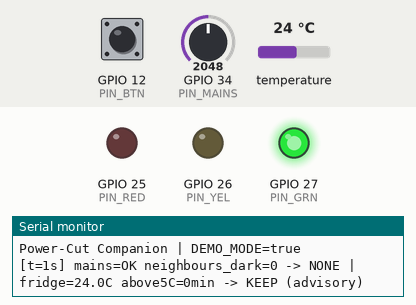
The sketch below on a simulated ESP32. Shown: output pins drawn as LEDs (lit = HIGH), the last lines printed to the serial monitor. Inputs (shaded band) come from the test bench; at power-on: GPIO 34 (PIN_MAINS) = 2048, GPIO 12 (PIN_BTN) HIGH, temperature 24 °C.

Above: at 1.2 s.
1.3 s: GPIO 34 (PIN_MAINS) set to 1037
4.5 s: GPIO 34 (PIN_MAINS) set to 966
At 6.8 s:
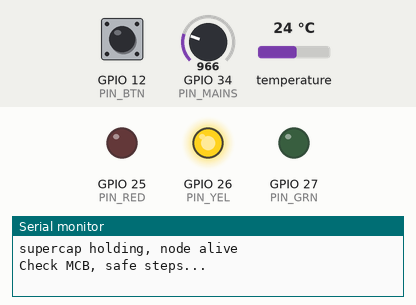
8.0 s: GPIO 12 (PIN_BTN) pulsed LOW 2 times (0.12 s each, 0.3 s apart)
At 9.4 s:
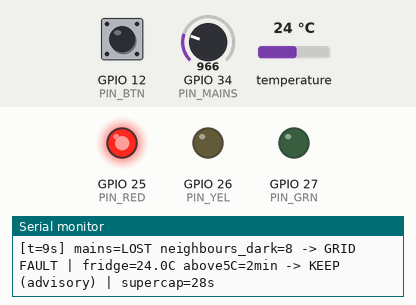
Timing chart, 0 to 11.0 s (numbered marks = the images above; inputs shaded):
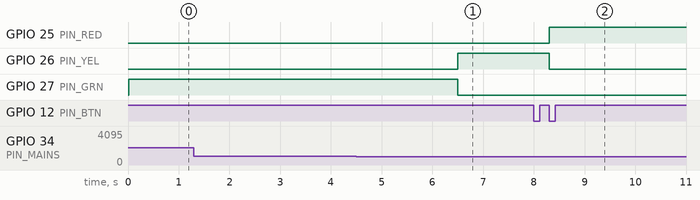

The sketch:

sketch.ino
```cpp
#include <OneWire.h>
#include <DallasTemperature.h>

// ================= CONFIG =================
const bool DEMO_MODE = true;              // true: 1 s = 1 sim min | false: real time (real prototype)

const int PIN_MAINS = 34, PIN_TEMP = 4, PIN_BTN = 12;
const int PIN_RED = 25, PIN_YEL = 26, PIN_GRN = 27;

const int      OUTAGE_ADC_BELOW   = 1000; // ADC < this = outage
const uint32_t OUTAGE_DEBOUNCE_MS = 2000;
const float    FRIDGE_LIMIT_C     = 5.0;
const int      GRID_FAULT_MIN_DARK = 5;
const int      SUPERCAP_SECONDS   = 30;

// illustrative, not validated
const unsigned long KEEP_UNDER_MIN      = 120;
const unsigned long EAT_TODAY_UNDER_MIN = 240;

// ================= LOGIC (pure: no pins, no Serial) =================
enum Crowd { CROWD_NONE, GRID_FAULT, HOUSE_FAULT };
enum Food  { FOOD_KEEP, FOOD_EAT_TODAY, FOOD_DISCARD };

struct MainsState {
  bool lost = false;
  bool pendingLow = false;
  uint32_t lowSince = 0;
};
struct FridgeTimer {
  uint32_t aboveMs = 0;
};

// returns true if state changed
bool mainsUpdate(MainsState &s, int adc, uint32_t now) {
  bool rawLow = adc < OUTAGE_ADC_BELOW;
  bool prev = s.lost;
  if (rawLow) {
    if (!s.pendingLow) {
      s.pendingLow = true;
      s.lowSince = now;
    }
    if (!s.lost && now - s.lowSince >= OUTAGE_DEBOUNCE_MS) s.lost = true;
  } else {
    s.pendingLow = false;
    s.lost = false; // restore instant; add debounce here too if mains is noisy
  }
  return s.lost != prev;
}

Crowd crowdVerdict(bool outage, int darkCount) {
  if (!outage) return CROWD_NONE;
  return darkCount >= GRID_FAULT_MIN_DARK ? GRID_FAULT : HOUSE_FAULT;
}

void fridgeUpdate(FridgeTimer &f, bool outage, float tempC, uint32_t dtMs) {
  if (outage && tempC > FRIDGE_LIMIT_C) f.aboveMs += dtMs;
  else if (!outage && tempC < FRIDGE_LIMIT_C) f.aboveMs = 0;
  // power back but temp >= 5C: timer holds (food still warm)
}

unsigned long aboveMinutes(const FridgeTimer &f) {
  return f.aboveMs / (DEMO_MODE ? 1000UL : 60000UL);
}

Food foodVerdict(unsigned long minutes) {
  if (minutes < KEEP_UNDER_MIN)      return FOOD_KEEP;
  if (minutes < EAT_TODAY_UNDER_MIN) return FOOD_EAT_TODAY;
  return FOOD_DISCARD;
}

// ================= SENSORS =================
OneWire oneWire(PIN_TEMP);
DallasTemperature ds(&oneWire);
const int DARK_STEPS[] = {0, 3, 8, 15};
int darkIdx = 0;

// REAL HW: replace with ADC from mains-sensing divider/optocoupler (isolated!), keep return = raw ADC
int readMains() {
  return analogRead(PIN_MAINS);
}

// REAL HW: same DS18B20 in sealed probe in fridge; add 4.7k pull-up DQ->3V3. Code unchanged.
float readFridgeC() {
  static uint32_t lastReq = 0;
  static float last = 25.0;
  uint32_t now = millis();
  if (now - lastReq >= 800) {            // non-blocking: conversion ~750 ms
    float t = ds.getTempCByIndex(0);
    if (t != DEVICE_DISCONNECTED_C) last = t;
    ds.requestTemperatures();
    lastReq = now;
  }
  return last;
}

// REAL HW: replace with count from crowd backend (WiFi/GSM API); button logic removed
int readNeighbourDark() {
  static bool prev = HIGH;
  static uint32_t lastChg = 0;
  bool b = digitalRead(PIN_BTN);
  if (b != prev && millis() - lastChg > 50) {
    lastChg = millis();
    prev = b;
    if (b == LOW) darkIdx = (darkIdx + 1) % 4;
  }
  return DARK_STEPS[darkIdx];
}

// ================= OUTPUT =================
void outLeds(bool outage, Crowd c) {
  digitalWrite(PIN_GRN, !outage);
  digitalWrite(PIN_RED, outage && c == GRID_FAULT);
  digitalWrite(PIN_YEL, outage && c == HOUSE_FAULT);
}

void outCrowdAction(Crowd c) {
  if (c == GRID_FAULT)  Serial.println("[MOCK] SMS sent to DISCOM");
  if (c == HOUSE_FAULT) Serial.println("Check MCB, safe steps...");
}

const char* crowdStr(Crowd c) {
  return c == GRID_FAULT ? "GRID FAULT" : c == HOUSE_FAULT ? "HOUSE FAULT" : "NONE";
}
const char* foodStr(Food f) {
  return f == FOOD_KEEP ? "KEEP" : f == FOOD_EAT_TODAY ? "EAT TODAY" : "DISCARD";
}

void outLine(uint32_t tSec, bool outage, int dark, Crowd c, float temp, unsigned long mins, Food f, int cap) {
  Serial.printf("[t=%us] mains=%s neighbours_dark=%d -> %s | fridge=%.1fC above5C=%lumin -> %s (advisory)",
                tSec, outage ? "LOST" : "OK", dark, crowdStr(c), temp, mins, foodStr(f));
  if (outage) Serial.printf(" | supercap=%ds", cap);
  Serial.println();
}

// ================= MAIN =================
MainsState mains;
FridgeTimer fridge;
Crowd lastCrowd = CROWD_NONE;
uint32_t lastLoop = 0, lastPrint = 0, outageStart = 0;

void setup() {
  Serial.begin(115200);
  pinMode(PIN_BTN, INPUT_PULLUP);
  pinMode(PIN_RED, OUTPUT); pinMode(PIN_YEL, OUTPUT); pinMode(PIN_GRN, OUTPUT);
  ds.begin();
  ds.setWaitForConversion(false);
  ds.requestTemperatures();
  lastLoop = millis();
  Serial.printf("Power-Cut Companion | DEMO_MODE=%s\n", DEMO_MODE ? "true" : "false");
}

void loop() {
  uint32_t now = millis();
  uint32_t dt = now - lastLoop;
  lastLoop = now;

  int adc = readMains();
  float temp = readFridgeC();
  int dark = readNeighbourDark();

  bool changed = mainsUpdate(mains, adc, now);
  if (changed && mains.lost) {
    outageStart = now;
    Serial.println("supercap holding, node alive");
  }
  if (changed && !mains.lost) {
    Serial.println("Mains restored");
    lastCrowd = CROWD_NONE;
  }

  Crowd c = crowdVerdict(mains.lost, dark);
  if (c != lastCrowd) {           // fires on outage start AND if neighbour count flips verdict
    outCrowdAction(c);
    lastCrowd = c;
  }

  fridgeUpdate(fridge, mains.lost, temp, dt);
  outLeds(mains.lost, c);

  if (now - lastPrint >= 1000) {
    lastPrint += 1000;
    int cap = 0;
    if (mains.lost) {
      uint32_t el = (now - outageStart) / 1000;
      cap = el >= SUPERCAP_SECONDS ? 0 : SUPERCAP_SECONDS - el;
    }
    unsigned long m = aboveMinutes(fridge);
    outLine(now / 1000, mains.lost, dark, c, temp, m, foodVerdict(m), cap);
  }
}
```

Measured:
- the behaviour switches between 1000 and 999 on GPIO 34 (PIN_MAINS) (found by bisection; images 0 and 1)
- after the input at 4.5 s, GPIO 26 (PIN_YEL): LOW → HIGH after 2.0 s; GPIO 27 (PIN_GRN): HIGH → LOW after 2.0 s
- after the input at 8.0 s, GPIO 25 (PIN_RED): LOW → HIGH after 0.30 s; GPIO 26 (PIN_YEL): HIGH → LOW after 0.30 s
